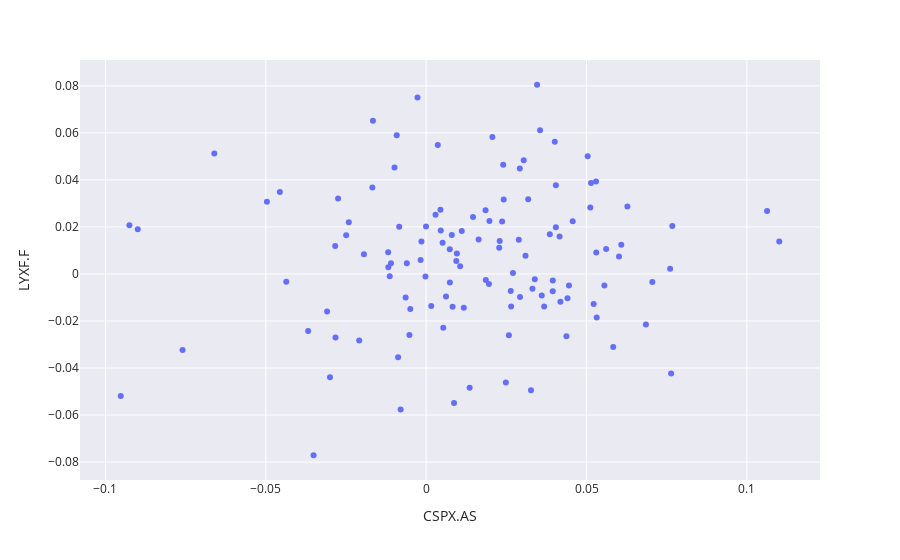

The cell this chart's notebook holds for it:
### Code cell
ETFs_ret = ETFs_mensal.pct_change()

# Fazer scatter plot
fig = px.scatter(ETFs_ret, x=tickers[0], y=tickers[2])

# Acrescentar tema
fig = fig.update_layout(template='seaborn')

fig.show()
